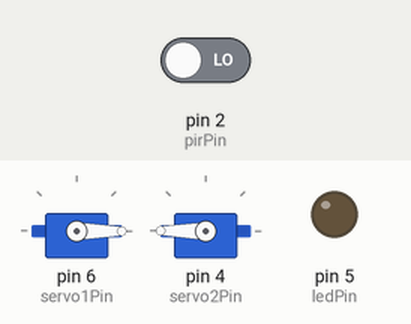
Simulated run of this sketch. Board: Arduino Uno, built with avr-gcc and run on an emulated ATmega328P. Parts: 2 × servo, output pins drawn as LEDs (lit = HIGH). The inputs (shaded band) are chosen by the test bench; at power-on: pin 2 (pirPin) LOW.

Above: at 4.8 s.
4.9 s: pin 2 (pirPin) driven HIGH
At 6.8 s:
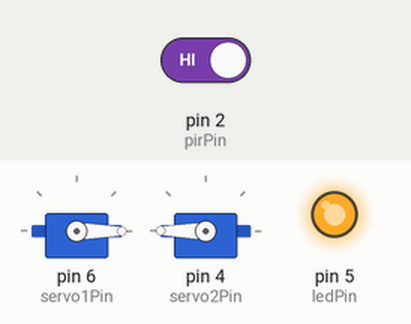
Timing chart, 0 to 8.3 s (numbered marks = the images above; inputs shaded):
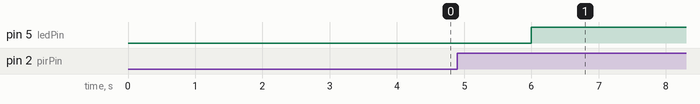

The sketch:

sketch_jul14a.ino
```cpp
#include <Servo.h>

const int pirPin = 2;        // PIR sensor pin
const int servo1Pin = 6;     // First servo motor pin
const int servo2Pin = 4;     // Second servo motor pin
const int ledPin = 5;        // LED pin

Servo servo1;
Servo servo2;

void setup() {
  pinMode(pirPin, INPUT);
  pinMode(ledPin, OUTPUT);

  servo1.attach(servo1Pin);
  servo2.attach(servo2Pin);

  // Initialize the servos to a closed position
  servo1.write(180);
  servo2.write(180);
}

void loop() {
  int pirValue = digitalRead(pirPin);

  if (pirValue == HIGH) {
    openDoor();
  } else {
    closeDoor();
  }
}

void openDoor() {
  digitalWrite(ledPin, HIGH);    // Turn on the LED

  // Rotate the servo motors to open the door
  servo1.write(0);
  servo2.write(180);

  delay(5000);                   // Wait for the door to open

  digitalWrite(ledPin, LOW);     // Turn off the LED
}

void closeDoor() {
  // Rotate the servo motors to close the door
  servo1.write(0);
  servo2.write(180);

  delay(2000);                   // Wait for the door to close
}
```

Measured:
- after the input at 4.9 s, pin 5 (ledPin): LOW → HIGH after 1.1 s
